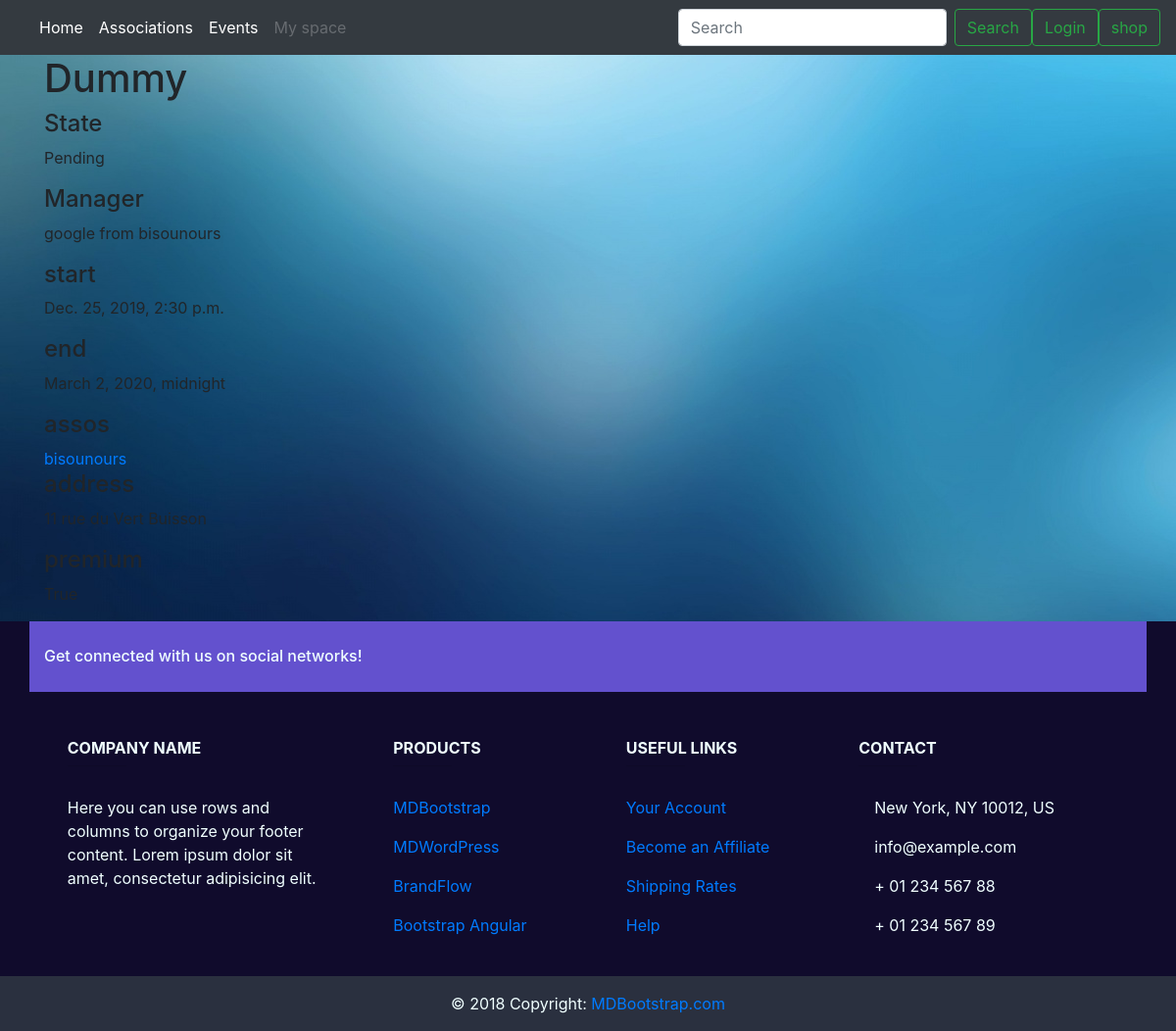
/event/3, run on an earlier commit of the app's database.
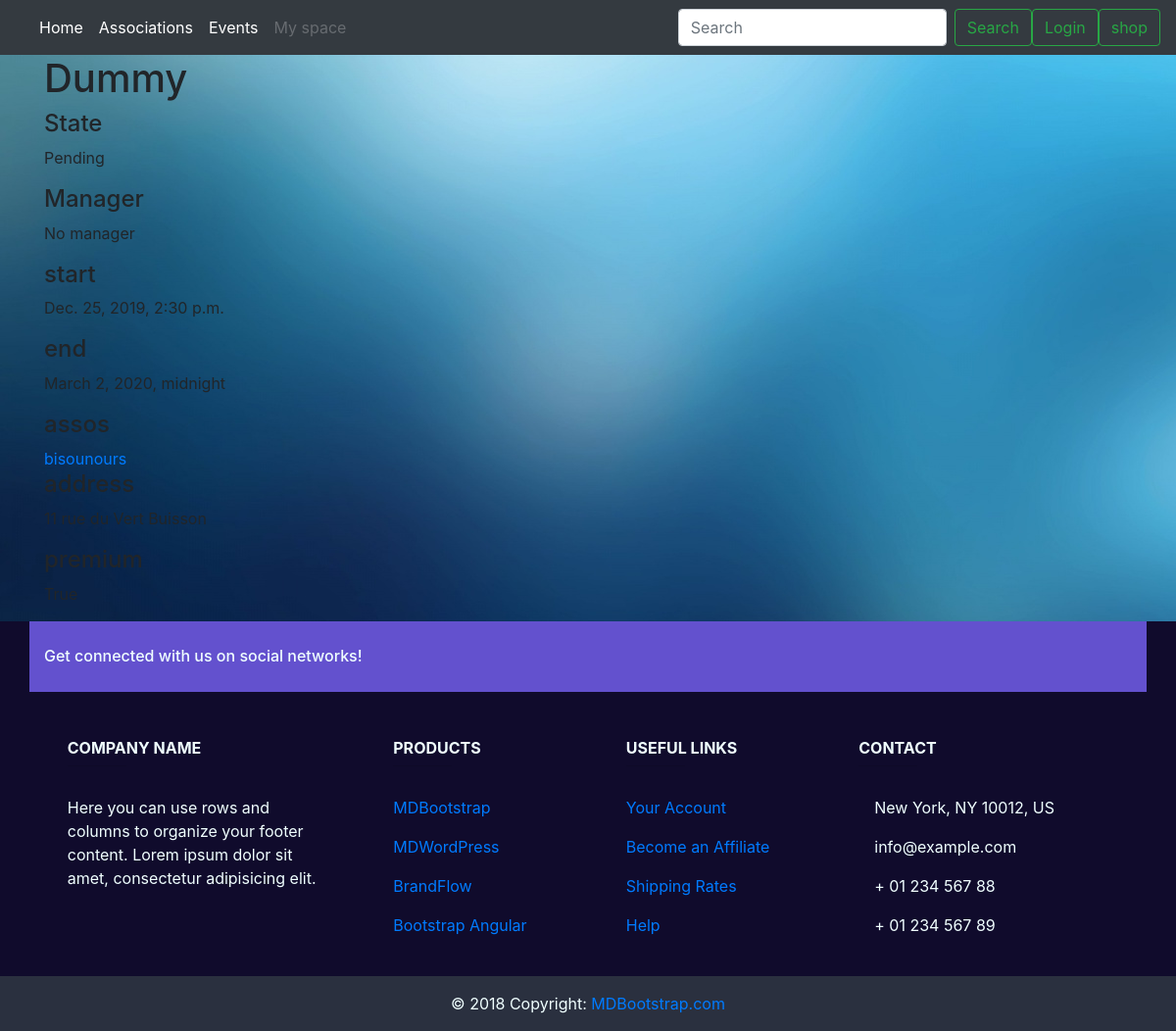
And on a later commit of the database.
### event/models.py (models this page shows, shortened)
class Event(models.Model):
    PENDING = 'P'
    APPROVED = 'A'
    REFUSED = 'R'
    CANCELED = 'C'
    EVENT_STATE_CHOICES = (
        (PENDING, _("Pending")),
        (APPROVED, _("Approved")),
        (REFUSED, _("Refused")),
        (CANCELED, _("Canceled")),
    )
    title = models.CharField(_("Title of the event"), max_length=64)
    event_state = models.CharField(_("State of the event"), max_length=1,
                                   choices=EVENT_STATE_CHOICES,
                                   default=PENDING)
    manager_id = models.ForeignKey(Manager, on_delete=models.SET_NULL,
                                   null=True)
    start = models.DateTimeField(_("Start date and time"))
    end = models.DateTimeField(_("End date and time"))
    assos_id = models.ForeignKey(Association, on_delete=models.CASCADE,
                                 related_name='events')
    address_id = AddressField(on_delete=models.PROTECT)
    premium_flag = models.BooleanField(_("Premium"), default=False)
    class Meta:
        verbose_name = (_("Event"))
        verbose_name_plural = (_("Events"))
        permissions = (
            ('access_dashboard', 'User can access this event\'s dashboard'),
            ('change_state', 'User can the event\'s state'),
        )

class Manager(models.Model):
    user = models.ForeignKey(User, on_delete=models.CASCADE)
    assos_id = models.ForeignKey(Association, on_delete=models.CASCADE,
                                 related_name='managers')
    member = CompositeOneToOneField(Member, on_delete=models.CASCADE,
                                    to_fields={"assos_id", "user"})
    class Meta:
        verbose_name = _("Member of the Bureau")
        verbose_name_plural = _("Members of the Bureau")
    def __str__(self):
        return '%s from %s' % (self.user.username, self.assos_id.name)

class Association(models.Model):
    name = models.CharField(_("Name"), max_length=64, unique=True)
    class Meta:
        verbose_name = _("Association")
        verbose_name_plural = _("Associations")
        permissions = (
            ('create_event', 'User can create an event'),
            ('manage_member', 'User can add and remove a member'),
            ('choose_staff', 'User can choose staff'),
            ('manage_manager', 'User can add and remove managers'),
            ('manage_president', 'User can modify the president'),
        )

### event/views.py (the view)
# urls.py: path('event/<int:pk>', views.EventDetailView.as_view(), name='event_detail'),
class EventDetailView(generic.DetailView):
    model = Event
    template_name = 'event_detail.html'

### shop/cart.py (called while the page is built)
def _cart_id(request):
    if 'cart_id' not in request.session:
        request.session['cart_id'] = _generate_cart_id()
    return request.session['cart_id']

def _generate_cart_id():
    import string, random
    return ''.join([random.choice(string.ascii_letters + string.digits) for _ in range(50)])

def get_all_cart_items(request):
    return CartItem.objects.filter(cart_id = _cart_id(request))

def item_count(request):
    return get_all_cart_items(request).count()

### shop/context_processor.py (called while the page is built)
def cart_item_count(request):
    item_count = cart.item_count(request)
    return {'cart_item_count' : item_count }

### templates/event_detail.html (shortened to what this page needs)
{% extends "base.html" %}
{% load static %}
{%block content %}
    <h1>{{event.title}}</h1>
    <h4>State</h4>
    <p>{{event.get_event_state_display}}</p>
    <h4>Manager</h4>
    {% if event.manager_id %}
    <p>{{event.manager_id}}</p>
    {% else %}
    <p>No manager</p>
    {% endif %}
    <h4>start</h4>
    <p>{{event.start}}</p>
    <h4>end</h4>
    <p>{{event.end}}</p>
    <h4>assos</h4>
    <a href="{% url 'event:asso_detail' event.assos_id.pk %}">{{event.assos_id.name}}</a>
    <h4>address</h4>
    <p>{{event.address_id.raw}}</p>
    <h4>premium</h4>
    <p>{{event.premium_flag}}</p>
{% endblock content %}

What changed in the data, as far as the page shows it:
changed Event "Dummy": manager_id_id 3 → empty (drawn); manager_id "google from bisounours" → (not shown)
Also different on the page:
text now shown: "No manager"
